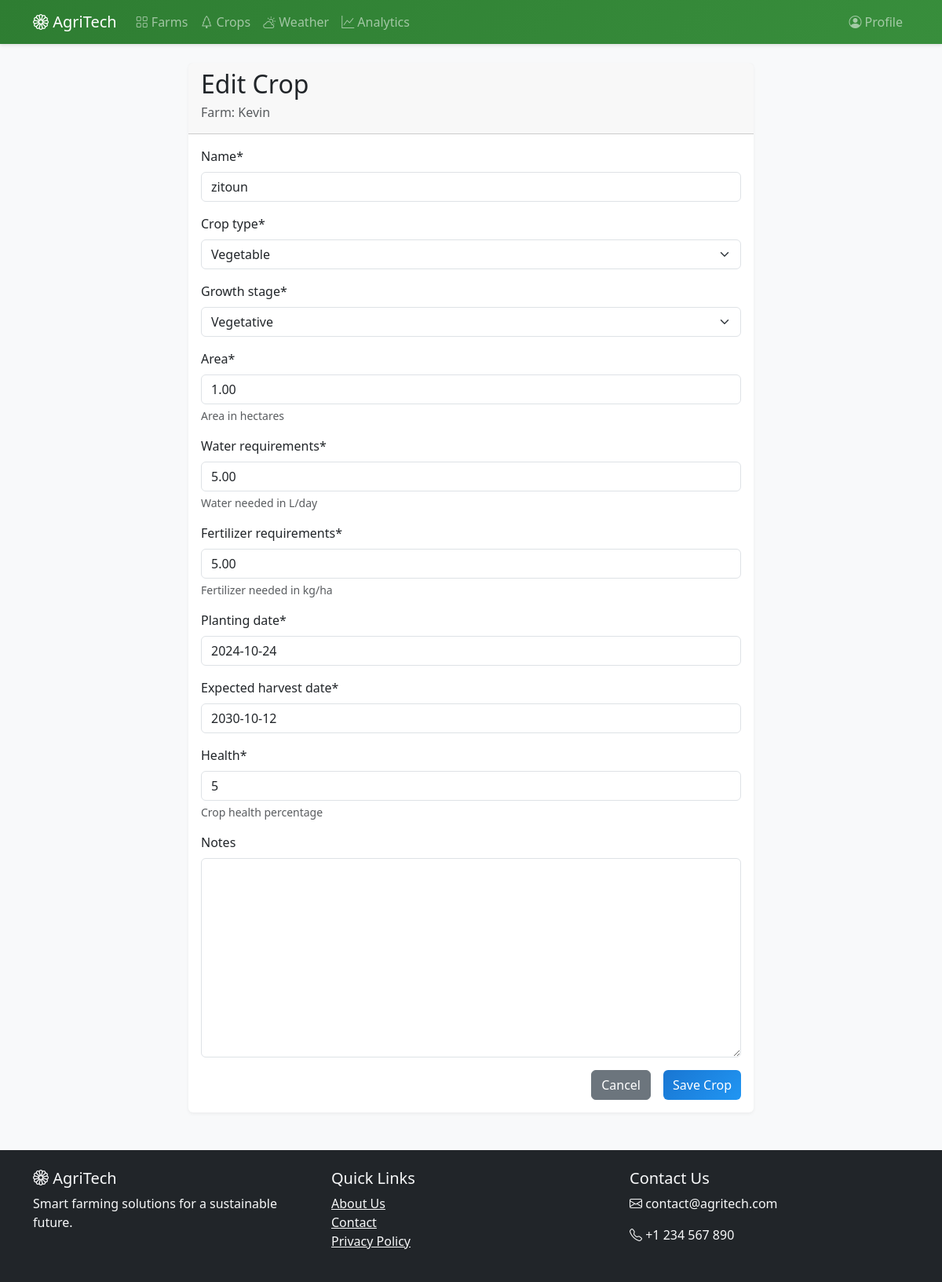
Page /crops/7/update/ on the committed database.
### farms/models.py (models this page shows, shortened)
class Farm(models.Model):
    name = models.CharField(max_length=100)
    location = models.CharField(max_length=255)
    area = models.DecimalField(max_digits=10, decimal_places=2)
    latitude = models.DecimalField(max_digits=9, decimal_places=6, null=True, blank=True)
    longitude = models.DecimalField(max_digits=9, decimal_places=6, null=True, blank=True)

class Crop(models.Model):
    CROP_TYPES = [
        ('VEGETABLE', 'Vegetable'),
        ('FRUIT', 'Fruit'),
        ('GRAIN', 'Grain'),
        ('OTHER', 'Other'),
    ]
    GROWTH_STAGES = [
        ('SEEDLING', 'Seedling'),
        ('VEGETATIVE', 'Vegetative'),
        ('FLOWERING', 'Flowering'),
        ('FRUITING', 'Fruiting'),
        ('MATURE', 'Mature'),
    ]
    farm = models.ForeignKey('Farm', on_delete=models.CASCADE, related_name='crops')
    name = models.CharField(max_length=100)
    crop_type = models.CharField(max_length=20, choices=CROP_TYPES)
    growth_stage = models.CharField(max_length=20, choices=GROWTH_STAGES, default='SEEDLING')
    area = models.DecimalField(max_digits=10, decimal_places=2, help_text="Area in hectares")
    water_requirements = models.DecimalField(max_digits=10, decimal_places=2, help_text="Water needed in L/day")
    fertilizer_requirements = models.DecimalField(max_digits=10, decimal_places=2, help_text="Fertilizer needed in kg/ha")
    planting_date = models.DateField()
    expected_harvest_date = models.DateField()
    health = models.IntegerField(default=100, help_text="Crop health percentage")
    notes = models.TextField(blank=True, null=True)
    created_at = models.DateTimeField(auto_now_add=True)
    updated_at = models.DateTimeField(auto_now=True)
    class Meta:
        ordering = ['-created_at']

### farms/views.py (the view, shortened to what this page needs)
# urls.py: path('crops/<int:pk>/update/', views.CropUpdateView.as_view(), name='crop-update'),
class CropUpdateView(SuccessMessageMixin, UpdateView):
    model = Crop
    template_name = 'farms/crop_form.html'
    fields = ['name', 'crop_type', 'growth_stage', 'area', 'water_requirements',
              'fertilizer_requirements', 'planting_date', 'expected_harvest_date',
              'health', 'notes']
    success_message = "Crop was updated successfully"
    def get_context_data(self, **kwargs):
        context = super().get_context_data(**kwargs)
        context['farm'] = self.object.farm
        return context

### farms/templates/farms/crop_form.html (shortened to what this page needs)
{% extends 'farms/base.html' %}
{% load crispy_forms_tags %}
{% block content %}
<div class="container mt-4">
    <div class="row">
        <div class="col-md-8 offset-md-2">
            <div class="card">
                <div class="card-header">
                    <h2>{% if form.instance.pk %}Edit{% else %}Add New{% endif %} Crop</h2>
                    <h6 class="text-muted">Farm: {{ farm.name }}</h6>
                </div>
                <div class="card-body">
                    <form method="post" novalidate>
                        {{ form|crispy }}
                        <div class="d-grid gap-2 d-md-flex justify-content-md-end">
                            <a href="{% url 'farms:farm-detail' farm.pk %}" class="btn btn-secondary me-md-2">Cancel</a>
                            <button type="submit" class="btn btn-primary">Save Crop</button>
                        </div>
                    </form>
                </div>
            </div>
        </div>
    </div>
</div>
{% endblock %}

### farms/templates/farms/base.html (style rules this page uses)
body { background-color: #f8f9fa; font-family: 'Segoe UI', Tahoma, Geneva, Verdana, sans-serif; }
.card { border: none; box-shadow: 0 2px 4px rgba(0,0,0,0.05); transition: transform 0.2s; }
.btn-primary { background: linear-gradient(135deg, #1976D2 0%, #2196F3 100%); border: none; }

### rows in the picture
Farm: name "Kevin"
Crop: name "zitoun", crop_type "Vegetable", growth_stage "Vegetative", area "1.00", water_requirements "5.00", fertilizer_requirements "5.00", planting_date "2024-10-24", expected_harvest_date "2030-10-12", health "5"
